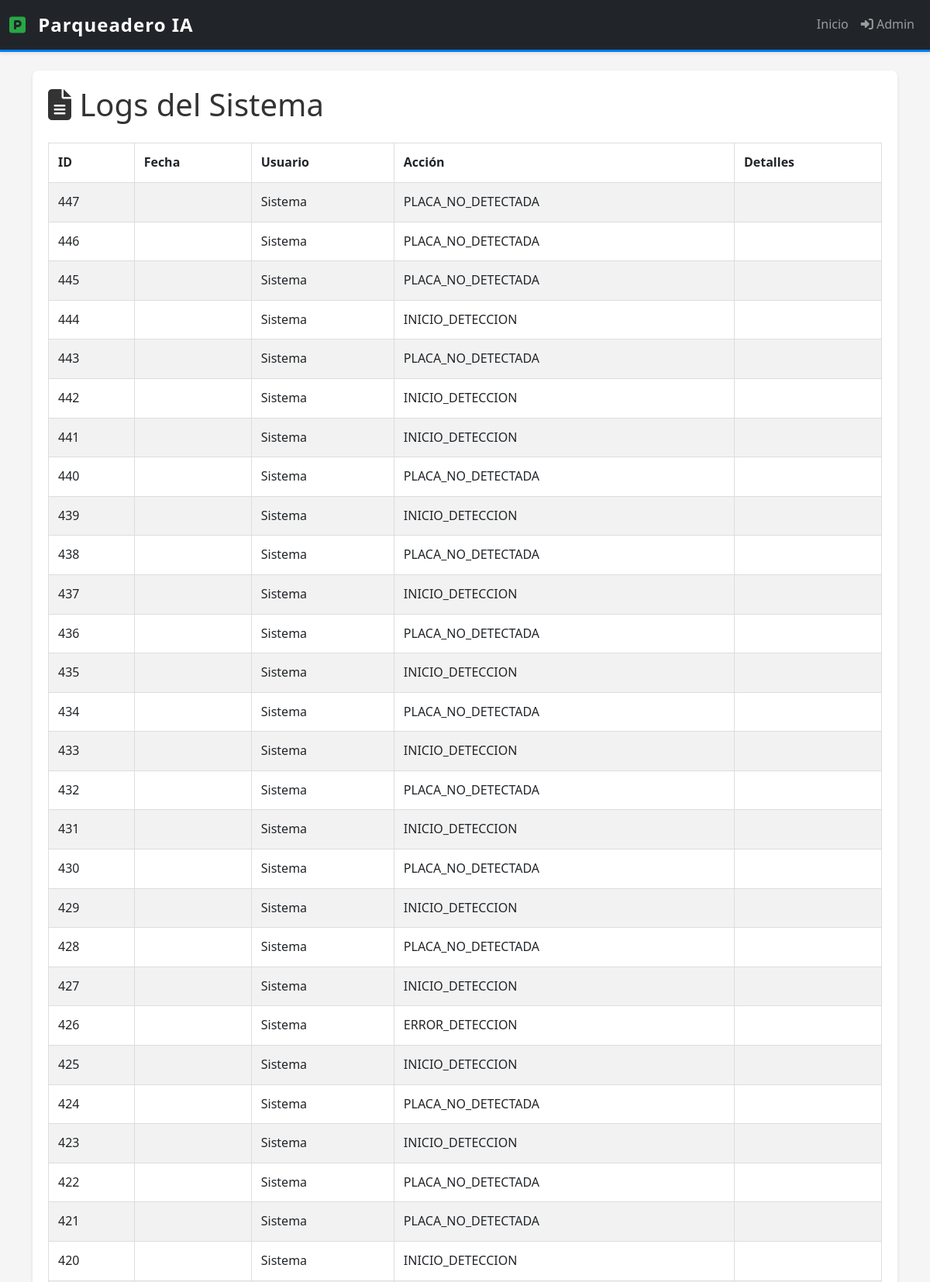
The app's page /admin/logs/ (upper part) with its own data.
### app/models.py (models this page shows, shortened)
class AuditLog(db.Model):
    __tablename__ = "audit_logs"
    id = db.Column(
        db.Integer,
        primary_key=True
    )
    fecha = db.Column(
        db.DateTime,
        default=datetime.utcnow
    )
    usuario = db.Column(
        db.String(100),
        nullable=True
    )
    accion = db.Column(
        db.String(255),
        nullable=False
    )
    modulo = db.Column(
        db.String(100),
        nullable=False
    )
    nivel = db.Column(
        db.String(50),
        nullable=False
    )
    ip = db.Column(
        db.String(100),
        nullable=True
    )
    descripcion = db.Column(
        db.Text,
        nullable=True
    )

### app/routes/admin.py (the view)
@require_admin
def get_logs():
    try:
        logs = SystemLog.query.order_by(SystemLog.created_at.desc()).all()
        return render_template("admin/logs.html", logs=logs)
    except Exception as e:
        return jsonify({"success": False, "error": str(e)}), 500

### app/routes/__init__.py (called while the page is built)
@audit_bp.route("/")
def audit_logs():
    logs = AuditLog.query.order_by(AuditLog.fecha.desc()).all()
    return render_template("admin/logs.html", logs=logs)

### app/services/logging_service.py (called while the page is built)
    @staticmethod
    def info(message):
        logger.info(message)

### app/templates/admin/logs.html (shortened to what this page needs)
{% extends "base.html" %}
{% block content %}
<div class="logs-container">
    <h1>
        <i class="fas fa-file-alt"></i> Logs del Sistema
    </h1>
    <table class="table table-striped">
        <thead>
            <tr>
                <th>ID</th>
                <th>Fecha</th>
                <th>Usuario</th>
                <th>Acción</th>
                <th>Detalles</th>
            </tr>
        </thead>
        <tbody>
            {% for log in logs %}
            <tr>
                <td>{{ log.id }}</td>
                <td>{{ log.created_at }}</td>
                <td>{{ log.usuario }}</td>
                <td>{{ log.accion }}</td>
                <td>{{ log.detalles }}</td>
            </tr>
            {% endfor %}
        </tbody>
    </table>
</div>
{% endblock %}

### app/static/css/style.css (style rules this page uses)
:root { --primary-color: #007bff; --success-color: #28a745; --danger-color: #dc3545; --warning-color: #ffc107; --dark-color: #343a40; }
* { margin: 0; padding: 0; box-sizing: border-box; }
body { font-family: 'Segoe UI', Tahoma, Geneva, Verdana, sans-serif; background-color: #f5f5f5; color: #333; line-height: 1.6; }
.table { background: white; border-collapse: collapse; }
.table thead { background-color: var(--dark-color); color: white; }
.table tbody tr { transition: background-color 0.2s ease; }
.table td, .table th { padding: 12px; border-bottom: 1px solid #ddd; }

### app/templates/admin/logs.html (style rules this page uses)
.logs-container { background: white; border-radius: 8px; padding: 20px; box-shadow: 0 2px 4px rgba(0, 0, 0, 0.1); }
.logs-container h1 { color: #333; margin-bottom: 25px; }
table { width: 100%; border-collapse: collapse; }
th, td { padding: 12px; border: 1px solid #ddd; text-align: left; }
th { background: #007bff; color: white; font-weight: 600; }
tbody tr:nth-child(even) { background: #f9f9f9; }

### records on screen
AuditLog: id "447", usuario "Sistema", accion "PLACA_NO_DETECTADA"
AuditLog: id "446", usuario "Sistema", accion "PLACA_NO_DETECTADA"
AuditLog: id "445", usuario "Sistema", accion "PLACA_NO_DETECTADA"
AuditLog: id "444", usuario "Sistema", accion "INICIO_DETECCION"
AuditLog: id "443", usuario "Sistema", accion "PLACA_NO_DETECTADA"
AuditLog: id "442", usuario "Sistema", accion "INICIO_DETECCION"
AuditLog: id "441", usuario "Sistema", accion "INICIO_DETECCION"
AuditLog: id "440", usuario "Sistema", accion "PLACA_NO_DETECTADA"
AuditLog: id "439", usuario "Sistema", accion "INICIO_DETECCION"
AuditLog: id "438", usuario "Sistema", accion "PLACA_NO_DETECTADA"
AuditLog: id "437", usuario "Sistema", accion "INICIO_DETECCION"
AuditLog: id "436", usuario "Sistema", accion "PLACA_NO_DETECTADA"
AuditLog: id "435", usuario "Sistema", accion "INICIO_DETECCION"
AuditLog: id "434", usuario "Sistema", accion "PLACA_NO_DETECTADA"
AuditLog: id "433", usuario "Sistema", accion "INICIO_DETECCION"
AuditLog: id "432", usuario "Sistema", accion "PLACA_NO_DETECTADA"
AuditLog: id "431", usuario "Sistema", accion "INICIO_DETECCION"
AuditLog: id "430", usuario "Sistema", accion "PLACA_NO_DETECTADA"
AuditLog: id "429", usuario "Sistema", accion "INICIO_DETECCION"
AuditLog: id "428", usuario "Sistema", accion "PLACA_NO_DETECTADA"
AuditLog: id "427", usuario "Sistema", accion "INICIO_DETECCION"
AuditLog: id "426", usuario "Sistema", accion "ERROR_DETECCION"
AuditLog: id "425", usuario "Sistema", accion "INICIO_DETECCION"
AuditLog: id "424", usuario "Sistema", accion "PLACA_NO_DETECTADA"
AuditLog: id "423", usuario "Sistema", accion "INICIO_DETECCION"
AuditLog: id "422", usuario "Sistema", accion "PLACA_NO_DETECTADA"
AuditLog: id "421", usuario "Sistema", accion "PLACA_NO_DETECTADA"
AuditLog: id "420", usuario "Sistema", accion "INICIO_DETECCION"
